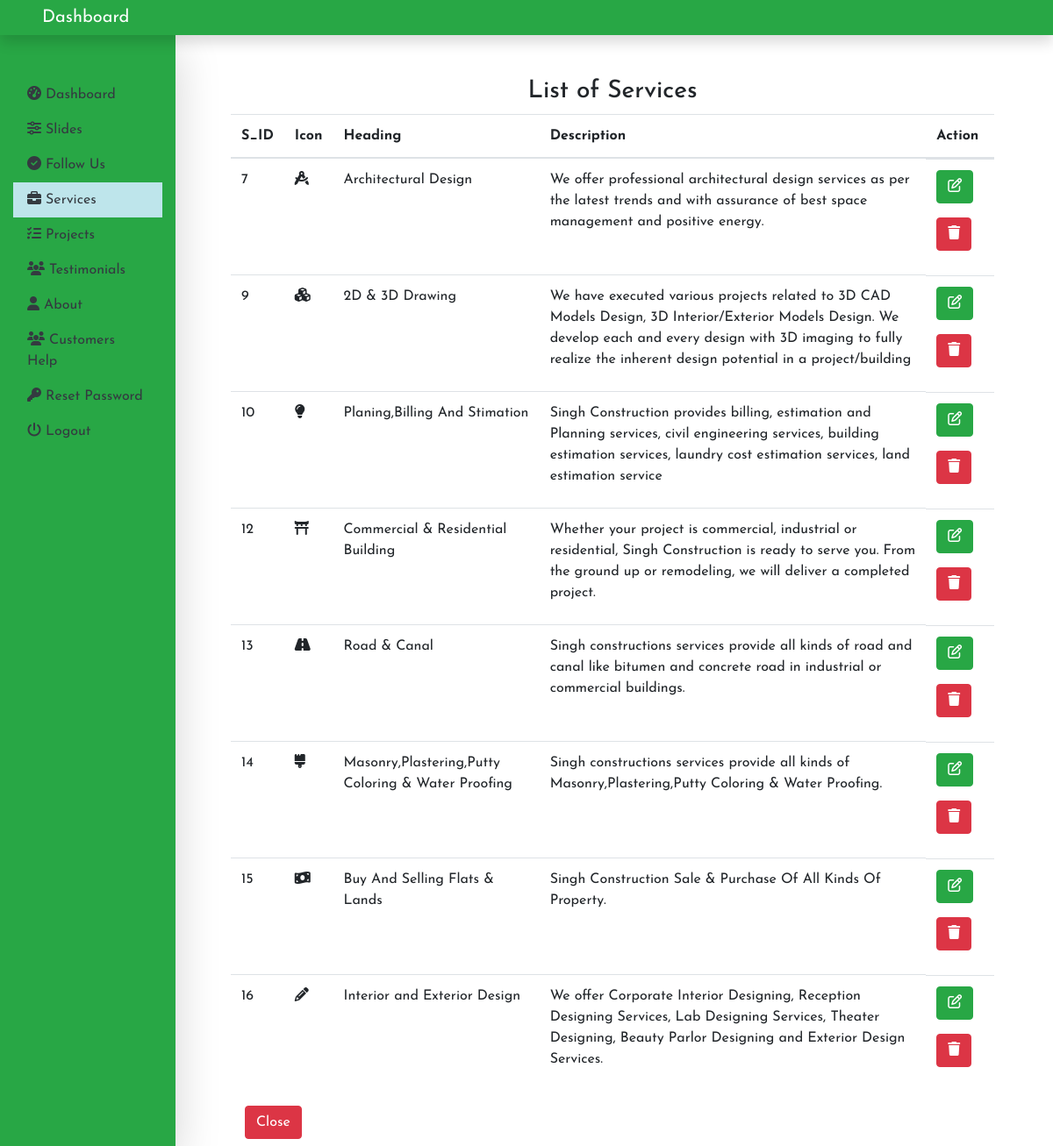
/admin/edit_service.php (signed in), run on the app's committed database.
### tables this page shows
CREATE TABLE `services` (
  `s_id` int(11) NOT NULL,
  `icon` varchar(100) NOT NULL,
  `heading` varchar(100) NOT NULL,
  `descr` varchar(255) NOT NULL
);

### admin/edit_service.php (the view, shortened to what this page needs)
<?php
include('inc/header.php');
include('../inc/db.php');
?>
<div class="col-sm-9 mt-5 mx-5">
	<h3 class="text-center">List of Services</h3>
	<?php
	$sql="select * from services";
	$result=$con->query($sql);
	if($result->num_rows>0){
		echo '
		<table class="table w-100">
			<thead>
				<tr>
					<th scope="col">S_ID</th>
					<th scope="col">Icon</th>
					<th scope="col">Heading</th>
					<th scope="col">Description</th>
					<th scope="col">Action</th>
				</tr>
			</thead>';
		echo'<tbody>';
		while($row=$result->fetch_assoc()){
				echo '
					<tr>
						<td>'.$row["s_id"].'</td>
						<td>'.$row["icon"].'</td>
						<td>'.$row["heading"].'</td>
						<td>'.$row["descr"].'</td>
						<td class="form-inline">
						<form action="service_up.php" method="post" class="form-inline">
							<input type="hidden" name="id" value='.$row['s_id'].'>
							<button class="btn btn-success" type="submit" name="edit" value="Edit"><i class="far fa-edit"></i>
							</button>
						</form>
						<form method="post" class="mt-3 mb-3 form-inline">
							<input type="hidden" name="id" value='.$row['s_id'].'>
							<button class="btn btn-danger" type="submit" name="delete" value="Delete"><i class="fas fa-trash"></i>
							</button>
						</form>
						</td>
					</tr>
				';
			}
			echo '</tbody>';
		echo '</table>';
	}else{
		echo "0 Result";
	}
	?>
<form class="mb-2 d-print-none ml-3" action="services.php" method="post">
	<input type="submit" name="close" value="Close" class="btn btn-danger">
</form>
</div>
<?php include('inc/footer.php');?>

### css/main.css (style rules this page uses)
* { margin: 0; padding: 0; box-sizing: border-box; }
body { font-family: 'Josefin Sans',sans-serif; }

### data on the page
services: s_id "7", heading "Architectural Design", descr "We offer professional architectural design services as per the latest trends and with assurance of best space management and positive energy."
services: s_id "9", heading "2D & 3D Drawing", descr "We have executed various projects related to 3D CAD Models Design, 3D Interior/Exterior Models Design. We develop each and every design with 3D imaging to fully realize the inherent design potential in a project/building"
services: s_id "10", heading "Planing,Billing And Stimation", descr "Singh Construction provides billing, estimation and Planning services, civil engineering services, building estimation services, laundry cost estimation services, land estimation service"
services: s_id "12", heading "Commercial & Residential Building", descr "Whether your project is commercial, industrial or residential, Singh Construction is ready to serve you. From the ground up or remodeling, we will deliver a completed project."
services: s_id "13", heading "Road & Canal", descr "Singh constructions services provide all kinds of road and canal like bitumen and concrete road in industrial or commercial buildings."
services: s_id "14", heading "Masonry,Plastering,Putty Coloring & Water Proofing", descr "Singh constructions services provide all kinds of Masonry,Plastering,Putty Coloring & Water Proofing."
services: s_id "15", heading "Buy And Selling Flats & Lands", descr "Singh Construction Sale & Purchase Of All Kinds Of Property."
services: s_id "16", heading "Interior and Exterior Design", descr "We offer Corporate Interior Designing, Reception Designing Services, Lab Designing Services, Theater Designing, Beauty Parlor Designing and Exterior Design Services."
